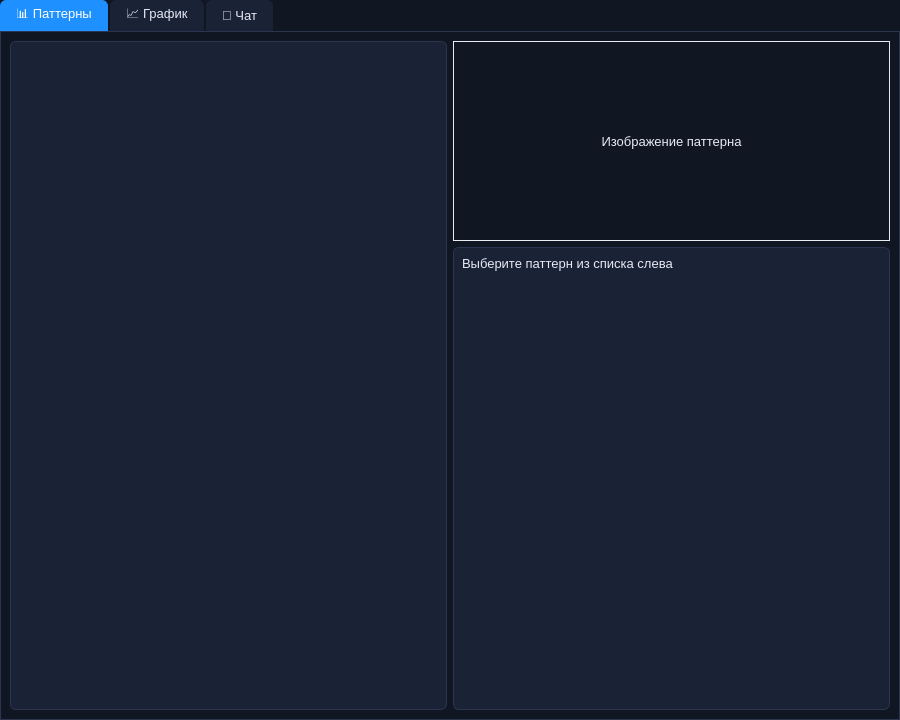
<?xml version="1.0" encoding="UTF-8"?>
<ui version="4.0">
 <class>App</class>
 <widget class="QWidget" name="App">
  <property name="geometry">
   <rect>
    <x>0</x>
    <y>0</y>
    <width>900</width>
    <height>720</height>
   </rect>
  </property>
  <property name="windowTitle">
   <string>ZeroService</string>
  </property>
  <widget class="QTabWidget" name="tabWidget">
   <property name="geometry">
    <rect>
     <x>0</x>
     <y>0</y>
     <width>900</width>
     <height>720</height>
    </rect>
   </property>

   <!-- СТРАНИЦА 1: ПАТТЕРНЫ -->
   <widget class="QWidget" name="tab_patterns">
    <attribute name="title">
     <string>📊 Паттерны</string>
    </attribute>
    <layout class="QHBoxLayout" name="horizontalLayout_patterns">
     <item>
      <widget class="QListWidget" name="patternList">
       <property name="toolTip">
        <string>Список всех доступных паттернов</string>
       </property>
      </widget>
     </item>
     <item>
      <layout class="QVBoxLayout" name="verticalLayout_patterns">
       <item>
        <widget class="QLabel" name="patternImage">
         <property name="minimumSize">
          <size><width>260</width><height>200</height></size>
         </property>
         <property name="frameShape">
          <enum>QFrame::Box</enum>
         </property>
         <property name="alignment">
          <set>Qt::AlignCenter</set>
         </property>
         <property name="text">
          <string>Изображение паттерна</string>
         </property>
        </widget>
       </item>
       <item>
        <widget class="QTextBrowser" name="patternDescription">
         <property name="toolTip">
          <string>Описание выбранного паттерна</string>
         </property>
         <property name="html">
          <string>
           &lt;p&gt;Выберите паттерн из списка слева&lt;/p&gt;
          </string>
         </property>
        </widget>
       </item>
      </layout>
     </item>
    </layout>
   </widget>

   <!-- СТРАНИЦА 2: АНАЛИЗ ГРАФИКА -->
   <widget class="QWidget" name="tab_graph">
    <attribute name="title">
     <string>📈 График</string>
    </attribute>
    <layout class="QGridLayout" name="gridLayout_graph">
     <item row="0" column="0" colspan="2">
      <widget class="QTextEdit" name="resultChatgrahik">
       <property name="minimumHeight"><number>80</number></property>
       <property name="placeholderText"><string>Результат анализа графика</string></property>
      </widget>
     </item>
     <item row="1" column="0">
      <widget class="QPushButton" name="pushButton">
       <property name="text"><string>Загрузить картинку графика</string></property>
      </widget>
     </item>
     <item row="1" column="1">
      <widget class="QPushButton" name="pushButton_2">
       <property name="text"><string>Загрузить картинку объемов</string></property>
      </widget>
     </item>
     <item row="2" column="0">
      <widget class="QGraphicsView" name="graphicsView"/>
     </item>
     <item row="2" column="1">
      <widget class="QGraphicsView" name="graphicsView_3"/>
     </item>
     <item row="3" column="0" colspan="2">
      <layout class="QHBoxLayout" name="horizontalLayout_buttons">
       <item><widget class="QPushButton" name="pushButton_3"><property name="text"><string>Получить График</string></property></widget></item>
       <item><widget class="QPushButton" name="pushButton_4"><property name="text"><string>Визуализировать прогноз</string></property></widget></item>
      </layout>
     </item>
     <item row="4" column="0" colspan="2">
      <widget class="QGraphicsView" name="graphicsView_2">
       <property name="minimumHeight"><number>230</number></property>
      </widget>
     </item>
    </layout>
   </widget>

   <!-- СТРАНИЦА 3: ЧАТ -->
   <widget class="QWidget" name="tab_chat">
    <attribute name="title">
     <string>💬 Чат</string>
    </attribute>
    <layout class="QVBoxLayout" name="verticalLayout_chat">
     <item>
      <widget class="QTextEdit" name="chatOutput">
       <property name="readOnly"><bool>true</bool></property>
      </widget>
     </item>
     <item>
      <layout class="QHBoxLayout" name="horizontalLayout_input">
       <item>
        <widget class="QLineEdit" name="chatInput">
         <property name="placeholderText"><string>Введите сообщение...</string></property>
        </widget>
       </item>
       <item>
        <widget class="QPushButton" name="sendButton">
         <property name="text"><string>Отправить</string></property>
        </widget>
       </item>
      </layout>
     </item>
    </layout>
   </widget>

  </widget>

  <!-- Темно-синяя тема -->
  <property name="styleSheet">
   <string notr="true">
    QWidget {
        background-color: #101622;
        color: #E8EAF6;
        font-family: 'Segoe UI';
        font-size: 10pt;
    }
    QListWidget, QTextEdit, QTextBrowser, QLineEdit {
        background-color: #1A2235;
        border: 1px solid #2B3550;
        border-radius: 6px;
        padding: 4px;
        color: #E8EAF6;
    }
    QPushButton {
        background-color: #1E90FF;
        border: none;
        border-radius: 6px;
        padding: 6px 12px;
        color: white;
        font-weight: bold;
    }
    QPushButton:hover {
        background-color: #007FFF;
    }
    QPushButton:pressed {
        background-color: #005FCC;
    }
    QTabWidget::pane {
        border: 1px solid #2B3550;
        background: #101622;
    }
    QTabBar::tab {
        background: #1A2235;
        color: #E8EAF6;
        padding: 8px 16px;
        border-top-left-radius: 6px;
        border-top-right-radius: 6px;
        margin-right: 2px;
    }
    QTabBar::tab:selected {
        background: #1E90FF;
        color: white;
    }
   </string>
  </property>

 </widget>
 <resources/>
 <connections/>
</ui>
